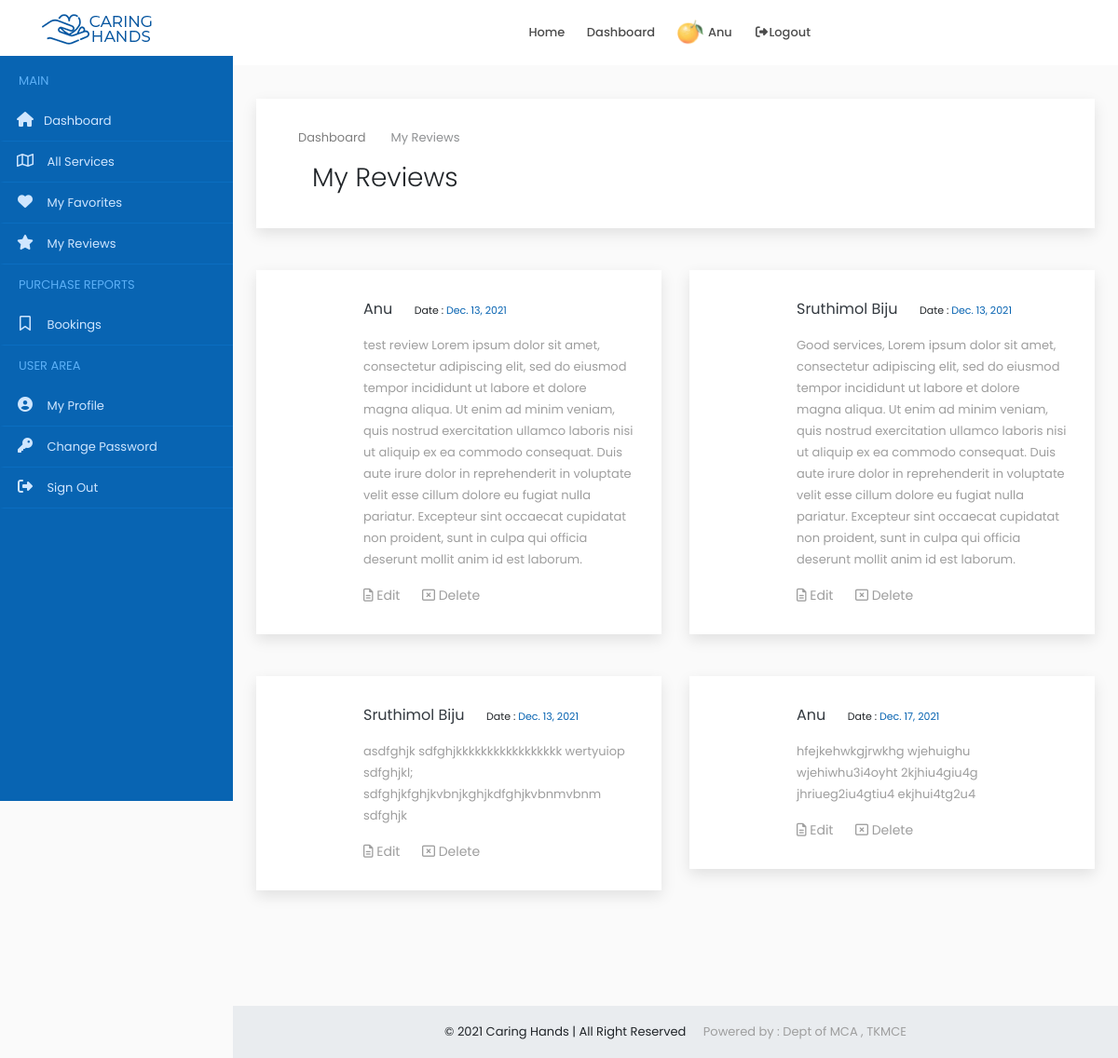
Screenshot of /user/service/reviews/3/ (signed in) with the database file from the repository.
### accounts/models.py (models this page shows)
class Users(models.Model):
    user = models.ForeignKey(User,on_delete=models.CASCADE)
    name = models.CharField(max_length=150)
    email = models.EmailField(max_length=200,null=True, blank=True)
    organization = models.CharField(max_length=250,null=True, blank=True)
    mob = models.CharField(max_length=12)
    sex = models.CharField(max_length=10,choices=gender,default='Male')
    house = models.CharField(max_length=100,null=True, blank=True)
    street1 =models.CharField(max_length=100,null=True, blank=True)
    street2 =models.CharField(max_length=100,null=True, blank=True)
    city = models.CharField(max_length=100,null=True, blank=True)
    district = models.CharField(max_length=100,null=True, blank=True)
    state = models.CharField(max_length=100,null=True,choices=states, blank=True)
    pin = models.CharField(max_length=100,null=True,blank=True)
    age = models.IntegerField(null=True, blank=True)
    type = models.CharField(max_length=20,choices=user_type)
    approval = models.CharField(max_length=20,choices=approval_choices,default='Pending')
    document = models.FileField(upload_to='documents',null=True, blank=True)
    profile_picture = models.FileField(upload_to='dp',default='assets/img/user3.png')
    def __str__(self):
        return self.name

class Review(models.Model):
    user = models.ForeignKey(Users, on_delete=models.CASCADE, null=True, blank=True)
    service = models.ForeignKey(ProviderService, on_delete=models.CASCADE,null=True, blank=True)
    product = models.ForeignKey(SubProduct, on_delete=models.CASCADE,null=True, blank=True)
    message = models.TextField()
    datetime = models.DateTimeField()

### accounts/views.py (the view)
# urls.py: path('user/service/reviews/<id>/',ServiceReviews.as_view(),name='service_reviews'),
class ServiceReviews(View):
    def get(self,request,id):
        user = request.user
        if user.is_authenticated:
            account = Users.objects.get(user=user)
            ps = ProviderService.objects.get(id = id)
            review = Review.objects.filter(service = ps)
            context ={'account': account,'review' : review,'ps':ps}
            return render(request,'common/service_reviews.html',context)
        else:
            return redirect('home')

### accounts/templates/common/service_reviews.html (shortened to what this page needs)
{% extends 'common/dashboard_main.html' %}
{% load static %}
{% block content %}
{% include 'common/header.html' %}
{% include 'user/sidenav.html' %}
<div class="content-wrapper">
<div class="container-fluid overflow-hidden">
    <div class="row margin-tb-90px margin-lr-10px sm-mrl-0px">
        <div id="page-title" class="padding-30px background-white full-width box-shadow">
            <div class="container">
                <ol class="breadcrumb opacity-5">
                    <li><a href="{% url 'home' %}">Dashboard</a></li>
                    <li class="active">My Reviews</li>
                </ol>
                <div class="container-fluid">
                    <div class="row">
                        <div class="col-6">
                            <h1 class="font-weight-300">My Reviews</h1>
                        </div>
                        <div class="col-6">
                        </div>
                    </div>
                </div>
            </div>
        </div>
        <div class="row margin-tb-45px">
           {% for i in review %}
            <div class="col-lg-6 margin-bottom-45px">
                <div class="background-white thum-hover box-shadow hvr-float">
                    <div class="padding-30px">
                        <div class="margin-left-85px">
                            <a class="d-inline-block text-dark text-medium margin-right-20px" href="#">{{i.user}}</a>
                            <span class="text-extra-small">Date :  <a href="#" class="text-main-color">{{i.datetime|date}}</a></span>
                            <p class="margin-top-15px text-grey-2">{{i.message}}</p>
                            <a href="#" class="d-inline-block text-grey-2 text-up-small"><i class="far fa-file-alt"></i> Edit</a>
                            <a href="#" class="d-inline-block margin-lr-20px text-grey-2 text-up-small"><i class="far fa-window-close"></i> Delete</a>
                        </div>
                    </div>
                </div>
            </div>
           {% endfor %}
        </div>
    </div>
    </div>
</div>
{% include 'common/small_footer.html' %}
{% endblock %}

### accounts/templates/common/header.html (shortened to what this page needs)
{% load static %}
<header>
    <div id="fixed-header-dark" class="header-output fixed-header" style="background-color: white;">
        <div class="container header-in">
            <div class="row">
                <div class="col-lg-2 col-md-12">
                    <a id="logo" href="{% url 'index' %}" class="d-inline-block margin-tb-15px"><img
                            src="{% static 'assets/img/logo-1.png' %}" alt=""></a>
                </div>
                <div class="col-lg-7 col-md-12 position-inherit">
                    <ul id="menu-main" class="nav-menu float-lg-right link-padding-tb-20px">
                        <li><a href="{% url 'index' %}">Home</a>
                        </li>
                        <li><a href="{% url 'home' %}">Dashboard</a>
                        </li>
                        {% if request.user.is_authenticated %}
                        <li><a href="{% url 'home' %}"><img src="{{account.profile_picture.url}}" class="height-30px border-radius-30" alt=""> {{account.name|title}}</a></li>
                        <li><a href="{% url 'logout' %}" data-toggle="modal" data-target="#exampleModal"><i class="fa fa-fw fa-sign-out-alt"></i>Logout</a></li>
                        {% else %}
                        <li><a href="{% url 'login' %}"><i class="far fa-user"></i> Login</a></li>
                        {% endif %}
                    </ul>
                </div>
                <div class="col-lg-3 col-md-12">
                </div>
            </div>
        </div>
    </div>
</header>

### static/assets/css/colors/main.css (style rules this page uses)
.text-main-color { color: #0864b2; }

### static/assets/css/sb-admin.css (style rules this page uses)
html { position: relative; min-height: 100%; }
body { overflow-x: hidden; }
.content-wrapper { min-height: calc(100vh - 56px); padding-top: 1rem; }
.content-wrapper { overflow-x: hidden; }
@media (min-width: 992px) { .content-wrapper { margin-left: 250px; } }

### rows the page displays
Users: profile_picture (picture), name "Anu"
Review: user "Anu", datetime "Dec. 13, 2021", message "test review Lorem ipsum dolor sit amet, consectetur adipiscing elit, sed do eiusmod tempor incididunt ut labore et dolore magna aliqua. Ut enim ad minim veniam, quis nostrud exercitation ullamco laboris nisi ut aliquip ex ea commodo consequat. Duis aute irure dolor in reprehenderit in voluptate velit esse cillum dolore eu fugiat nulla pariatur. Excepteur sint occaecat cupidatat non proident, sunt in culpa qui officia deserunt mollit anim id est laborum."
Review: user "Sruthimol Biju", datetime "Dec. 13, 2021", message "Good services, Lorem ipsum dolor sit amet, consectetur adipiscing elit, sed do eiusmod tempor incididunt ut labore et dolore magna aliqua. Ut enim ad minim veniam, quis nostrud exercitation ullamco laboris nisi ut aliquip ex ea commodo consequat. Duis aute irure dolor in reprehenderit in voluptate velit esse cillum dolore eu fugiat nulla pariatur. Excepteur sint occaecat cupidatat non proident, sunt in culpa qui officia deserunt mollit anim id est laborum."
Review: user "Sruthimol Biju", datetime "Dec. 13, 2021", message "asdfghjk sdfghjkkkkkkkkkkkkkkkkk wertyuiop sdfghjkl; sdfghjkfghjkvbnjkghjkdfghjkvbnmvbnm sdfghjk"
Review: user "Anu", datetime "Dec. 17, 2021", message "hfejkehwkgjrwkhg wjehuighu wjehiwhu3i4oyht 2kjhiu4giu4g jhriueg2iu4gtiu4 ekjhui4tg2u4"
